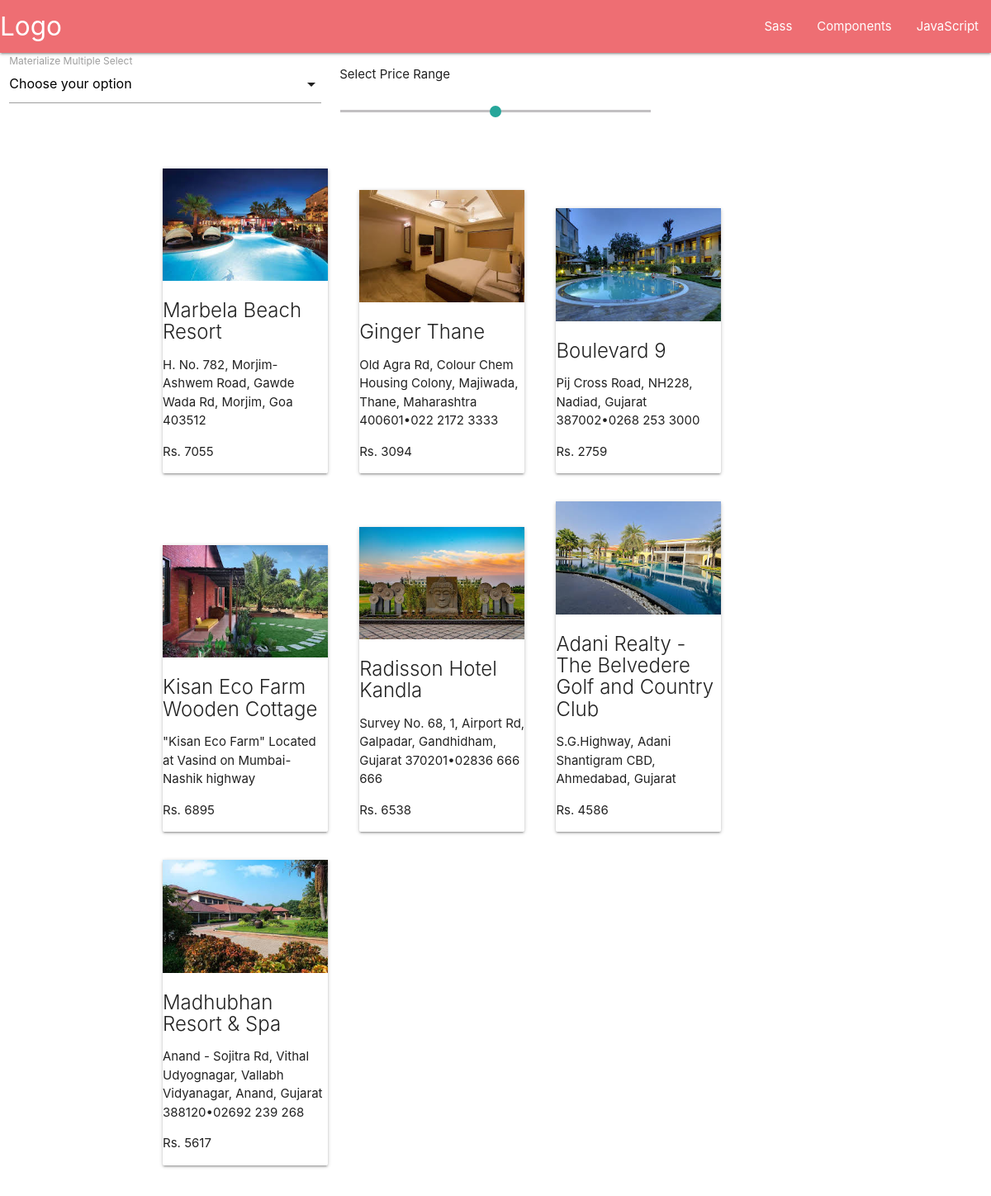
The page / on the database its author committed.
### home/models.py (models this page shows, shortened)
class Hotels(models.Model):
    HotelName = models.CharField(max_length=50)
    HotelAddress = models.TextField()
    HotelImages = models.ImageField(upload_to='images/')
    Price = models.IntegerField()
    Hotelcategory = models.ManyToManyField(Category)

### home/views.py (the view)
# urls.py: 2. Add a URL to urlpatterns:  path('', views.home, name='home')
def home(request):
    facilities_data = models.Category.objects.all()
    hotels_data = models.Hotels.objects.all()
    context = {'facilities': facilities_data, 'hotels_data': hotels_data}
    return render(request, 'home/home.html', context)

### home/templates/home/home.html (shortened to what this page needs)
<!DOCTYPE html>
<html lang="en">
  <head>
    <link
      rel="stylesheet"
      href="https://cdnjs.cloudflare.com/ajax/libs/materialize/1.0.0/css/materialize.min.css"
    />
  </head>
  <body>
    <nav>
      <div class="nav-wrapper">
        <a href="#" class="brand-logo">Logo</a>
        <ul id="nav-mobile" class="right hide-on-med-and-down">
          <li><a href="sass.html">Sass</a></li>
          <li><a href="badges.html">Components</a></li>
          <li><a href="collapsible.html">JavaScript</a></li>
        </ul>
      </div>
    </nav>
    <div>
      <div class="row">
        <div class="input-field col s4">
          <label>Materialize Multiple Select</label>
        </div>
        <div class="col s4">
          <p>Select Price Range</p>
          <form action="#">
            <p class="range-field">
              <input type="range" id="price" min="1000" max="10000" onchange="get_hotels()"/>
            </p>
          </form>
        </div>
      </div>
    </div>
    <div class="container">
      <div class="row" id="show_hotel_here">
        {% for hotel in hotels_data %}
        <div
          class="card"
          style="width: 200px; display: inline-block; margin: 17px"
        >
          <img
            src="{{hotel.HotelImages.url}}"
            class="card-img-top"
            alt="No Image"
            style="width: 200px"
          />
          <div class="card-body">
            <h5 class="card-title">{{hotel.HotelName}}</h5>
            <p class="card-text">{{hotel.HotelAddress}}</p>
            <p class="card-text">Rs. {{hotel.Price}}</p>
          </div>
        </div>
        {% endfor %}
      </div>
    </div>
  </body>
</html>

### rows shown on the page
Hotels: HotelImages (picture), HotelName "Marbela Beach Resort", HotelAddress "H. No. 782, Morjim-Ashwem Road, Gawde Wada Rd, Morjim, Goa 403512", Price "7055"
Hotels: HotelImages (picture), HotelName "Ginger Thane", HotelAddress "Old Agra Rd, Colour Chem Housing Colony, Majiwada, Thane, Maharashtra 400601•022 2172 3333", Price "3094"
Hotels: HotelImages (picture), HotelName "Boulevard 9", HotelAddress "Pij Cross Road, NH228, Nadiad, Gujarat 387002•0268 253 3000", Price "2759"
Hotels: HotelImages (picture), HotelName "Kisan Eco Farm Wooden Cottage", HotelAddress "\"Kisan Eco Farm\" Located at Vasind on Mumbai-Nashik highway", Price "6895"
Hotels: HotelImages (picture), HotelName "Radisson Hotel Kandla", HotelAddress "Survey No. 68, 1, Airport Rd, Galpadar, Gandhidham, Gujarat 370201•02836 666 666", Price "6538"
Hotels: HotelImages (picture), HotelName "Adani Realty - The Belvedere Golf and Country Club", HotelAddress "S.G.Highway, Adani Shantigram CBD, Ahmedabad, Gujarat", Price "4586"
Hotels: HotelImages (picture), HotelName "Madhubhan Resort & Spa", HotelAddress "Anand - Sojitra Rd, Vithal Udyognagar, Vallabh Vidyanagar, Anand, Gujarat 388120•02692 239 268", Price "5617"
